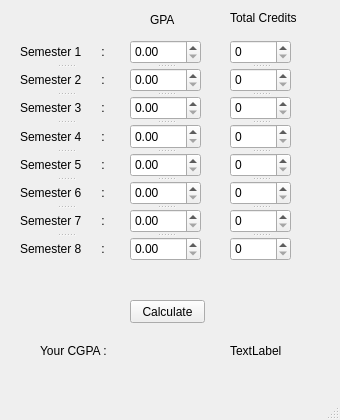
<?xml version="1.0" encoding="UTF-8"?>
<ui version="4.0">
 <class>MainWindow</class>
 <widget class="QMainWindow" name="MainWindow">
  <property name="geometry">
   <rect>
    <x>0</x>
    <y>0</y>
    <width>340</width>
    <height>420</height>
   </rect>
  </property>
  <property name="minimumSize">
   <size>
    <width>340</width>
    <height>420</height>
   </size>
  </property>
  <property name="maximumSize">
   <size>
    <width>340</width>
    <height>420</height>
   </size>
  </property>
  <property name="windowTitle">
   <string>MainWindow</string>
  </property>
  <widget class="QWidget" name="centralwidget">
   <widget class="QSplitter" name="splitter_2">
    <property name="geometry">
     <rect>
      <x>130</x>
      <y>40</y>
      <width>71</width>
      <height>221</height>
     </rect>
    </property>
    <property name="orientation">
     <enum>Qt::Vertical</enum>
    </property>
    <widget class="QDoubleSpinBox" name="doubleSpinBox"/>
    <widget class="QDoubleSpinBox" name="doubleSpinBox_2"/>
    <widget class="QDoubleSpinBox" name="doubleSpinBox_3"/>
    <widget class="QDoubleSpinBox" name="doubleSpinBox_4"/>
    <widget class="QDoubleSpinBox" name="doubleSpinBox_5"/>
    <widget class="QDoubleSpinBox" name="doubleSpinBox_6"/>
    <widget class="QDoubleSpinBox" name="doubleSpinBox_7"/>
    <widget class="QDoubleSpinBox" name="doubleSpinBox_8"/>
   </widget>
   <widget class="QLabel" name="label_17">
    <property name="geometry">
     <rect>
      <x>40</x>
      <y>340</y>
      <width>71</width>
      <height>21</height>
     </rect>
    </property>
    <property name="text">
     <string>Your CGPA :</string>
    </property>
   </widget>
   <widget class="QLabel" name="label_18">
    <property name="geometry">
     <rect>
      <x>230</x>
      <y>340</y>
      <width>71</width>
      <height>21</height>
     </rect>
    </property>
    <property name="text">
     <string>TextLabel</string>
    </property>
   </widget>
   <widget class="QSplitter" name="splitter">
    <property name="geometry">
     <rect>
      <x>20</x>
      <y>40</y>
      <width>91</width>
      <height>221</height>
     </rect>
    </property>
    <property name="orientation">
     <enum>Qt::Vertical</enum>
    </property>
    <widget class="QLabel" name="label">
     <property name="text">
      <string>Semester 1      :</string>
     </property>
    </widget>
    <widget class="QLabel" name="label_2">
     <property name="text">
      <string>Semester 2      : </string>
     </property>
    </widget>
    <widget class="QLabel" name="label_3">
     <property name="text">
      <string>Semester 3      :</string>
     </property>
    </widget>
    <widget class="QLabel" name="label_4">
     <property name="text">
      <string>Semester 4      :</string>
     </property>
    </widget>
    <widget class="QLabel" name="label_5">
     <property name="text">
      <string>Semester 5      :</string>
     </property>
    </widget>
    <widget class="QLabel" name="label_6">
     <property name="text">
      <string>Semester 6      :</string>
     </property>
    </widget>
    <widget class="QLabel" name="label_7">
     <property name="text">
      <string>Semester 7      :</string>
     </property>
    </widget>
    <widget class="QLabel" name="label_8">
     <property name="text">
      <string>Semester 8      :</string>
     </property>
    </widget>
   </widget>
   <widget class="QLabel" name="label_9">
    <property name="geometry">
     <rect>
      <x>230</x>
      <y>10</y>
      <width>71</width>
      <height>16</height>
     </rect>
    </property>
    <property name="text">
     <string>Total Credits</string>
    </property>
   </widget>
   <widget class="QPushButton" name="pushButton">
    <property name="geometry">
     <rect>
      <x>130</x>
      <y>300</y>
      <width>75</width>
      <height>23</height>
     </rect>
    </property>
    <property name="text">
     <string>Calculate</string>
    </property>
   </widget>
   <widget class="QLabel" name="label_10">
    <property name="geometry">
     <rect>
      <x>150</x>
      <y>10</y>
      <width>41</width>
      <height>20</height>
     </rect>
    </property>
    <property name="contextMenuPolicy">
     <enum>Qt::DefaultContextMenu</enum>
    </property>
    <property name="frameShape">
     <enum>QFrame::NoFrame</enum>
    </property>
    <property name="frameShadow">
     <enum>QFrame::Plain</enum>
    </property>
    <property name="text">
     <string>GPA</string>
    </property>
   </widget>
   <widget class="QSplitter" name="splitter_3">
    <property name="geometry">
     <rect>
      <x>230</x>
      <y>40</y>
      <width>61</width>
      <height>221</height>
     </rect>
    </property>
    <property name="orientation">
     <enum>Qt::Vertical</enum>
    </property>
    <widget class="QSpinBox" name="spinBox"/>
    <widget class="QSpinBox" name="spinBox_2"/>
    <widget class="QSpinBox" name="spinBox_3"/>
    <widget class="QSpinBox" name="spinBox_4"/>
    <widget class="QSpinBox" name="spinBox_5"/>
    <widget class="QSpinBox" name="spinBox_6"/>
    <widget class="QSpinBox" name="spinBox_7"/>
    <widget class="QSpinBox" name="spinBox_8"/>
   </widget>
  </widget>
  <widget class="QMenuBar" name="menubar">
   <property name="geometry">
    <rect>
     <x>0</x>
     <y>0</y>
     <width>340</width>
     <height>21</height>
    </rect>
   </property>
  </widget>
  <widget class="QStatusBar" name="statusbar"/>
 </widget>
 <resources/>
 <connections/>
</ui>
